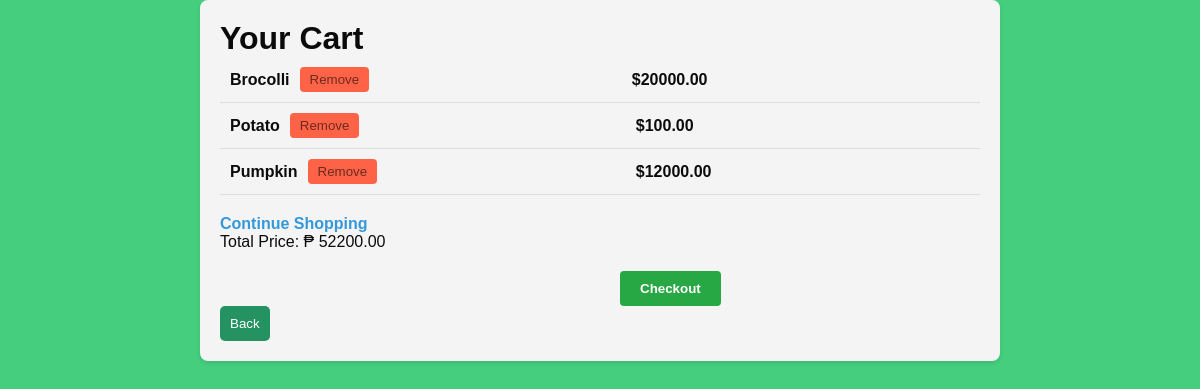
The page /cart/ (signed in) on the database its author committed.
### users/models.py (models this page shows, shortened)
class CartItem(models.Model):
    cart = models.ForeignKey('Cart', on_delete=models.CASCADE)
    product = models.ForeignKey(Product, on_delete=models.CASCADE)
    quantity = models.PositiveIntegerField(default=1)

class Product(models.Model):
    name = models.CharField(max_length=100)
    description = models.TextField()
    price = models.DecimalField(max_digits=10, decimal_places=2)
    image = models.URLField()

### users/views.py (the view)
# urls.py: path('cart/', view_cart, name='cart'),
@login_required(login_url='login')
def view_cart(request):
    cart = request.user.cart
    cart_items = CartItem.objects.filter(cart=cart)
    total_price = sum(item.product.price * item.quantity for item in cart_items)
    return render(request, 'users/cart.html', {'cart_items': cart_items, 'total_price': total_price})

### templates/users/cart.html (shortened to what this page needs)
{% extends "base.html" %}
{% load static %}
{% block content %}
<link rel="stylesheet" href="{% static 'css/cart.css' %}">
<div class="container">
    <div class="cart-header">
        <h1>Your Cart</h1>
    </div>
    <ul>
        {% for item in cart_items %}
        <li class="cart-item">
            <div class="cart-item-details">
                <div class="cart-item-name">{{ item.product.name }}</div>
                <form action="{% url 'remove-from-cart' item.product.id %}" method="post">
                    <button class="remove-from-cart-btn" type="submit">Remove</button>
                </form>
            </div>
            <div class="cart-item-price" data-price="{{ item.product.price }}">
                ${{ item.product.price }}
            </div>
        </li>
        {% endfor %}
    </ul>
    <a class="continue-shopping-link" href="{% url 'product-list' %}">Continue Shopping</a>
    <div class="cart-total-price">
        Total Price: ₱ {{ total_price }}
    </div>
    <button class="checkout-button">Checkout</button>
    <br><button type="button" onclick="goBack()">Back</button>
</div>
{% endblock %}

### templates/base.html (shortened to what this page needs)
{% load static %}
<!DOCTYPE html>
<html lang="en">
  <head>
    <link rel="stylesheet" href="{%static 'css/home.css' %}">
  </head>
  <body>
  	<main>
	    {% block content %}
	    {% endblock content %}
  	</main>
  </body>
</html>

### static/css/home.css (style rules this page uses)
* { margin: 0; padding: 0; box-sizing: border-box; font-family: 'Popins', sans-serif; }
body { background-color: #44ce7e; color: #0b0b0b; }
button { padding: 10px; background-color: rgb(36, 147, 97); color: #fff; border: none; border-radius: 5px; cursor: pointer; }
a { color: #007bff; }

### static/css/cart.css (style rules this page uses)
.container { max-width: 800px; margin: 0 auto; padding: 20px; background-color: #f4f4f4; border-radius: 8px; box-shadow: 0 2px 4px rgba(0, 0, 0, 0.1); }
.cart-item { display: flex; justify-content: space-between; align-items: center; padding: 10px; border-bottom: 1px solid #ddd; }
.cart-item-details { display: flex; align-items: center; }
.cart-item-name { font-weight: bold; margin-right: 10px; flex: 1; white-space: nowrap; overflow: hidden; text-overflow: ellipsis; }
.remove-from-cart-btn, .quantity-btn { background-color: #ff6347; color: rgba(0, 0, 0, 0.582); border: none; border-radius: 4px; padding: 5px 10px; cursor: pointer; transition: background-color 0.3s; }
.cart-item-price { font-weight: bold; }
.continue-shopping-link { display: inline-block; margin-top: 20px; text-decoration: none; color: #3498db; font-weight: bold; }
.checkout-button { display: inline-block; background-color: #28a745; color: white; padding: 10px 20px; border-radius: 4px; margin-top: 20px; margin-left: 400px; text-decoration: none; font-weight: bold; transition: background-color 0.3s; }

### rows shown on the page
CartItem: product.name "Brocolli", product.price "20000.00"
CartItem: product.name "Potato", product.price "100.00"
CartItem: product.name "Pumpkin", product.price "12000.00"

### other values the page prints
{{ total_price }} "52200.00"
